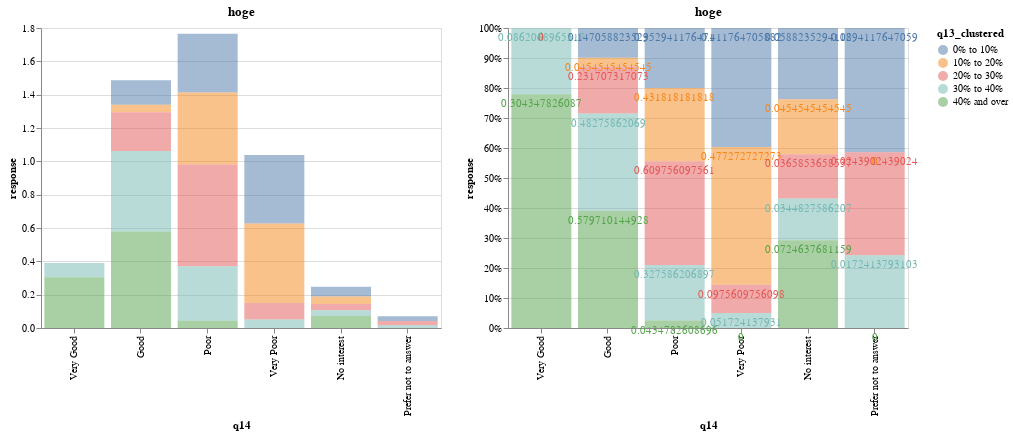

The code cell stored with this chart in its notebook:
### Code cell
g, h = ti.core.hbar(q13_merged, x="q14", color="q13_clustered", title="hoge")
h

### Figure 1 — Vega-Lite specification as saved in the notebook (floating-point values rounded to 4 significant figures)
{"config": {"view": {"continuousWidth": 300, "continuousHeight": 300}}, "hconcat": [{"mark": {"type": "bar", "opacity": 0.5, "tooltip": true}, "encoding": {"color": {"field": "q13_clustered", "type": "nominal"}, "x": {"field": "q14", "sort": ["Very Good", "Good", "Poor", "Very Poor", "No interest", "Prefer not to answer"], "type": "ordinal"}, "y": {"field": "response", "type": "quantitative"}}, "title": "hoge", "width": 400}, {"layer": [{"mark": {"type": "bar", "opacity": 0.5, "tooltip": true}, "encoding": {"color": {"field": "q13_clustered", "type": "nominal"}, "x": {"field": "q14", "sort": ["Very Good", "Good", "Poor", "Very Poor", "No interest", "Prefer not to answer"], "type": "ordinal"}, "y": {"field": "response", "stack": "normalize", "type": "quantitative"}}, "title": "hoge"}, {"mark": {"type": "text", "dy": 10}, "encoding": {"color": {"field": "q13_clustered", "type": "nominal"}, "text": {"field": "response", "type": "quantitative"}, "x": {"field": "q14", "sort": ["Very Good", "Good", "Poor", "Very Poor", "No interest", "Prefer not to answer"], "type": "ordinal"}, "y": {"field": "response", "stack": "normalize", "type": "quantitative"}}, "title": "hoge"}], "width": 400}], "data": {"name": "data-ce9fbc308fe8e80e718d0624c270d15c"}, "$schema": "https://vega.github.io/schema/vega-lite/v5.8.0.json", "datasets": {"data-ce9fbc308fe8e80e718d0624c270d15c": [{"q14": "Very Good", "q13_clustered": "0% to 10%", "response": 0.0}, {"q14": "Very Good", "q13_clustered": "10% to 20%", "response": 0.0}, {"q14": "Very Good", "q13_clustered": "20% to 30%", "response": 0.0}, {"q14": "Very Good", "q13_clustered": "30% to 40%", "response": 0.08621}, {"q14": "Very Good", "q13_clustered": "40% and over", "response": 0.3043}, {"q14": "Good", "q13_clustered": "0% to 10%", "response": 0.1471}, {"q14": "Good", "q13_clustered": "10% to 20%", "response": 0.04545}, {"q14": "Good", "q13_clustered": "20% to 30%", "response": 0.2317}, {"q14": "Good", "q13_clustered": "30% to 40%", "response": 0.4828}, {"q14": "Good", "q13_clustered": "40% and over", "response": 0.5797}, {"q14": "Poor", "q13_clustered": "0% to 10%", "response": 0.3529}, {"q14": "Poor", "q13_clustered": "10% to 20%", "response": 0.4318}, {"q14": "Poor", "q13_clustered": "20% to 30%", "response": 0.6098}, {"q14": "Poor", "q13_clustered": "30% to 40%", "response": 0.3276}, {"q14": "Poor", "q13_clustered": "40% and over", "response": 0.04348}, {"q14": "Very Poor", "q13_clustered": "0% to 10%", "response": 0.4118}, {"q14": "Very Poor", "q13_clustered": "10% to 20%", "response": 0.4773}, {"q14": "Very Poor", "q13_clustered": "20% to 30%", "response": 0.09756}, {"q14": "Very Poor", "q13_clustered": "30% to 40%", "response": 0.05172}, {"q14": "Very Poor", "q13_clustered": "40% and over", "response": 0.0}, {"q14": "No interest", "q13_clustered": "0% to 10%", "response": 0.05882}, {"q14": "No interest", "q13_clustered": "10% to 20%", "response": 0.04545}, {"q14": "No interest", "q13_clustered": "20% to 30%", "response": 0.03659}, {"q14": "No interest", "q13_clustered": "30% to 40%", "response": 0.03448}, {"q14": "No interest", "q13_clustered": "40% and over", "response": 0.07246}, {"q14": "Prefer not to answer", "q13_clustered": "0% to 10%", "response": 0.02941}, {"q14": "Prefer not to answer", "q13_clustered": "10% to 20%", "response": 0.0}, {"q14": "Prefer not to answer", "q13_clustered": "20% to 30%", "response": 0.02439}, {"q14": "Prefer not to answer", "q13_clustered": "30% to 40%", "response": 0.01724}, {"q14": "Prefer not to answer", "q13_clustered": "40% and over", "response": 0.0}]}}
